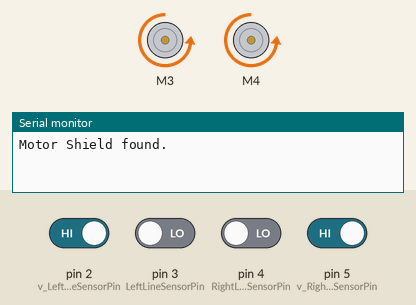
A sketch run on a simulated Arduino Uno, built with avr-gcc and run on an emulated ATmega328P. On the bench: 2 × DC motor (green arrow = forward, orange = backward, longer = faster), the last lines printed to the serial monitor. The inputs (shaded band) are chosen by the test bench; at power-on: pin 2 (v_LeftLineSensorPin), pin 5 (v_RightLineSensorPin) HIGH, pin 3 (LeftLineSensorPin), pin 4 (RightLineSensorPin) LOW.

Above: at 0.1 s.
At 3.7 s:
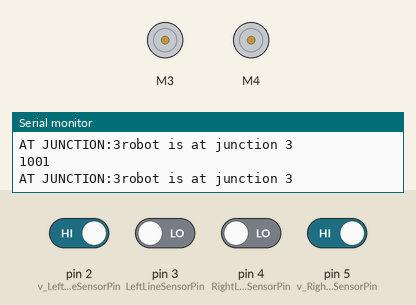
3.8 s: pin 3 (LeftLineSensorPin) driven HIGH
5.8 s: pin 4 (RightLineSensorPin) driven HIGH
8.8 s: pin 3 (LeftLineSensorPin) driven LOW
11.8 s: pin 4 (RightLineSensorPin) driven LOW
14.8 s: pin 2 (v_LeftLineSensorPin) driven LOW and pin 3 (LeftLineSensorPin) driven HIGH
17.8 s: pin 5 (v_RightLineSensorPin) driven LOW
At 19.2 s:
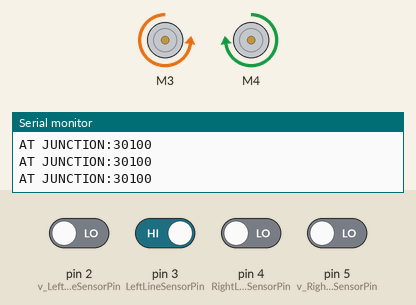
Timing chart, 0 to 20.3 s (numbered marks = the images above; inputs shaded):
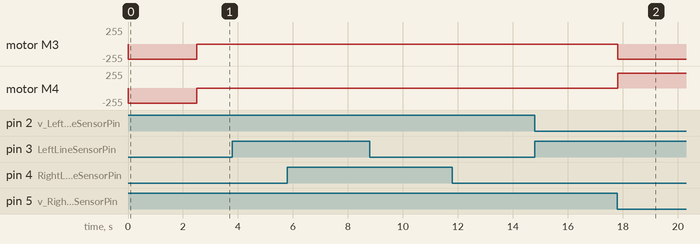

The sketch:

junction_test_1810.ino
```cpp
#include <Adafruit_MotorShield.h>

Adafruit_MotorShield AFMS = Adafruit_MotorShield();
Adafruit_DCMotor *left = AFMS.getMotor(3);
Adafruit_DCMotor *right = AFMS.getMotor(4);

//linesensors pins
int v_LeftLineSensorPin = 2;
int LeftLineSensorPin = 3;
int RightLineSensorPin = 4;
int v_RightLineSensorPin = 5;


void setup() {
  // put your setup code here, to run once:

  Serial.begin(9600);

  //Pins for Line Sensors
  pinMode(v_LeftLineSensorPin,INPUT);
  pinMode(LeftLineSensorPin,INPUT);
  pinMode(RightLineSensorPin,INPUT);
  pinMode(v_RightLineSensorPin,INPUT);

  if (!AFMS.begin()) {         // create with the default frequency 1.6KHz
  // if (!AFMS.begin(1000)) {  // OR with a different frequency, say 1KHz
    Serial.println("Could not find Motor Shield. Check wiring.");
    while (1);
  }

  Serial.println("Motor Shield found.");


  //Setting speed for left and right motors
  left->setSpeed(225);

  right->setSpeed(225);

  left->run(BACKWARD);
  right->run(BACKWARD);
  delay(2500);
}

//junction number variable
int junction_num = 0;
int junction_count = 0;
int journey_num = 1;

//block type variable
bool blockType = true;

void loop() {

  int v_leftVal = digitalRead(v_LeftLineSensorPin);
  Serial.print(v_leftVal);
  int leftVal  = digitalRead(LeftLineSensorPin);
  Serial.print(leftVal);
  int rightVal = digitalRead(RightLineSensorPin);
  Serial.print(rightVal);
  int v_rightVal = digitalRead(v_RightLineSensorPin);
  Serial.println(v_rightVal);

  //either robot has slanted or has met a junction
  if (!(v_leftVal == 0 && leftVal == 1 && rightVal == 1 && v_rightVal == 0)){
    Serial.print("AT JUNCTION:");
    Serial.print(junction_num);
    junction_count++;
  // forward movement start
  // slant left
  if (v_leftVal == 0 && leftVal == 0 && rightVal == 1 && v_rightVal == 0){
    //adjust to the right
    left->run(FORWARD);
    right->run(BACKWARD);
    // straightened
    if (v_leftVal == 0 && leftVal == 1 && rightVal == 1 && v_rightVal == 0) {
      return
      Serial.println("RETURNED TO LINE");
      left->run(BACKWARD);
      right->run(BACKWARD);
    }}

  // slant right
  if (v_leftVal == 0 && leftVal == 1 && rightVal == 0 && v_rightVal == 0){
    //adjust to the left
    left->run(BACKWARD);
    right->run(FORWARD);
    // straightened
    if (v_leftVal == 0 && leftVal == 1 && rightVal == 1 && v_rightVal == 0) {
      left->run(BACKWARD);
      right->run(BACKWARD);
      return;
    }}
  // forward movement end

  /////////////////////////////////////////////////////////////////////////////

  if (journey_num == 1){
    if (junction_count ==  1){
      left->run(FORWARD);
      right->run(BACKWARD);
      }

    if(junction_count == 3){
      left->run(BACKWARD);
      right->run(FORWARD);
        }
    if(junction_count == 4){
      //STOP
      left->run(RELEASE);
      right->run(RELEASE);
      //CHECK ULTRASOUND
       }
     if(junction_count == 6){
       left->run(BACKWARD);
       right->run(FORWARD);
        }

     if(junction_count == 7){
       left->run(RELEASE);
       right->run(RELEASE);
      if(blockType){
        //GO TO RED
        //RIGHT
        left->run(FORWARD);
        right->run(BACKWARD);
        if (junction_count == 9){
          left->run(BACKWARD);
          right->run(FORWARD);
          //DEPOSIT BLOCK
          //REVERSE BACK ONTO LINE
        }}
      else{
        //GO TO GREEN
        //LEFT
        left->run(BACKWARD);
        right->run(FORWARD);
        if (junction_count == 9){
          left->run(FORWARD);
          right->run(BACKWARD);
          //DEPOSIT BLOCK
          //REVERSE BACK ONTO LINE
        }}
      }}
      journey_num++;
      junction_count = 0;
       }
  if (journey_num == 2){
    left->run(FORWARD);
    right->run(BACKWARD);
    if(junction_count == 1){
      left->run(BACKWARD);
      right->run(FORWARD);
    }
    if(junction_count == 3){
      //CHECK ULTRASOUND
      left->run(BACKWARD);
      right->run(FORWARD);
    }
    if (blockType){
      if (junction_count == 4){
        left->run(BACKWARD);
        right->run(BACKWARD);
        //DEPOSIT BLOCK
        //REVERSE BACK ONTO LINE

      }
    }
    else if(!blockType){
      if (junction_count == 4){
        left->run(BACKWARD);
        right->run(FORWARD);
      }
      if (junction_count == 8){
        left->run(FORWARD);
        right->run(BACKWARD);
        //DEPOSIT BLOCK
        //REVERSE BACK ONTO LINE
      }}
    journey_num++;
    junction_count = 0;
    }
    if (journey_num == 3){
      Serial.println("We are at 3rd stage");
      }


  //junctions start
  if (v_leftVal == 0 && leftVal == 0 && rightVal == 0 && v_rightVal == 1){
    junction_num = 1;
    left->run(RELEASE);
    right->run(RELEASE);
    Serial.print("robot is at junction ");
    Serial.println(junction_num);
  }
  else if (v_leftVal == 1 && leftVal == 0 && rightVal == 0 && v_rightVal == 0){
    junction_num = 2;
    left->run(RELEASE);
    right->run(RELEASE);
    Serial.print("robot is at junction ");
    Serial.println(junction_num);
  }
  else if (v_leftVal == 1 && leftVal == 0 && rightVal == 0 && v_rightVal == 1){
    junction_num = 3;
    left->run(RELEASE);
    right->run(RELEASE);
    Serial.print("robot is at junction ");
    Serial.println(junction_num);
  }
  else if (v_leftVal == 1 && leftVal == 1 && rightVal == 1 && v_rightVal == 1){
    junction_num = 4;
    left->run(RELEASE);
    right->run(RELEASE);
    Serial.print("robot is at junction ");
    Serial.println(junction_num);
  }
  else if (v_leftVal == 0 && leftVal == 1 && rightVal == 1 && v_rightVal == 1){
    junction_num = 5;
    left->run(RELEASE);
    right->run(RELEASE);
    Serial.print("robot is at junction ");
    Serial.println(junction_num);
  }
  else if (v_leftVal == 1 && leftVal == 1 && rightVal == 1 && v_rightVal == 0){
    junction_num = 6;
    left->run(RELEASE);
    right->run(RELEASE);
    Serial.print("robot is at junction ");
    Serial.println(junction_num);
  }
  // junctions end

}
```

Measured:
- after the input at 17.8 s, motor M3: stopped → backward 225/255 at once; motor M4: stopped → forward 225/255 at once
